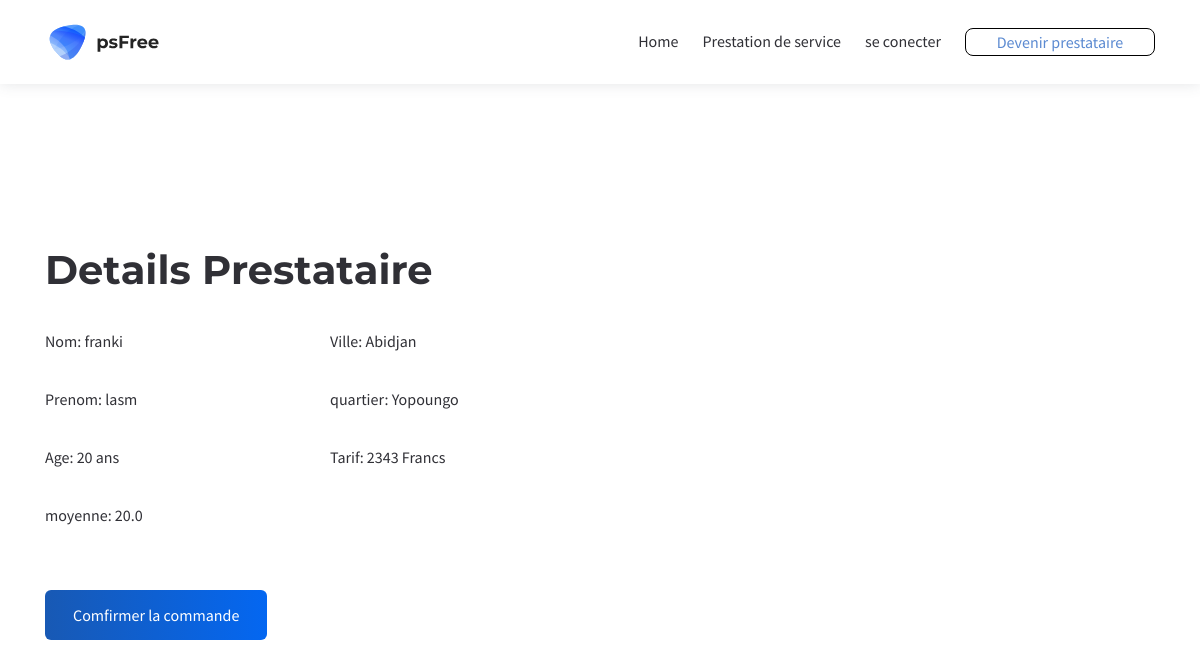
Page /taskivoire/commander/client_details/3 on the committed database.
### mainoeuvre/models.py (models this page shows, shortened)
class Prestataire(models.Model):
    user = models.OneToOneField(CustomUser, on_delete=models.CASCADE)
    services = models.ForeignKey(Service, on_delete= models.CASCADE, default = None)
    ville = models.ForeignKey(Ville, on_delete=models.CASCADE, default=1)
    quartier = models.ForeignKey(Quartier, on_delete=models.CASCADE, default=1)
    prix = models.IntegerField()
    photo = models.ImageField(upload_to='photo')
    est_disponible = models.BooleanField(default=True)
    def calculer_moyenne_notes(self):
        commandes = Commande.objects.filter(prestataire=self)
        notes = [commande.note for commande in commandes if commande.note is not None]
        if notes:
            moyenne = sum(notes) / len(notes)
            return moyenne
        else:
            return None

class CustomUser(AbstractUser):
    is_prestataire = models.BooleanField(default=False)
    is_commandeur = models.BooleanField(default=False)
    numero = models.CharField(max_length=15)

class Ville(models.Model):
    nom = models.CharField(max_length=30)
    def __str__(self):
        return self.nom

class Quartier(models.Model):
    nom = models.CharField(max_length=30)
    def __str__(self):
        return self.nom

### mainoeuvre/views.py (the view)
# urls.py: path('commander/client_details/<int:id_prestataire>', views.prestataire_details, name='details'),
def prestataire_details(request, id_prestataire):
    prestataire = get_object_or_404(Prestataire, id=id_prestataire)
    note = prestataire.calculer_moyenne_notes()
    return render(request, 'gestion/details.html', {'prestataire': prestataire, 'moyenne':note})

### mainoeuvre/templates/gestion/details.html (shortened to what this page needs)
{% load static %}
<!DOCTYPE html>
<html lang="en">
<head>
    <link rel="stylesheet" href="{% static 'css/prestataire.css' %}">
    <link rel="stylesheet" href="{% static '/css/bootstrap-grid.css' %}">
    <link rel="stylesheet" href="{% static '/css/style.css' %}">
</head>
<body>
<main class="main">
	<div class="main-inner">
            <header class="header header-minimal">
                <nav class="header-fixed">
                    <div class="container">
                        <div class="row flex-nowrap align-items-center justify-content-between">
                            <div class="col-auto header-fixed-col logo-wrapper">
                                <a href="index.html" class="logo" title="PathSoft">
                                    <img src="{% static '/img/logo.svg' %}" width="115" height="36" alt="PathSoft">
                                </a>
                            </div>
                            <div class="col-auto col-xl col-static header-fixed-col d-none d-xl-block">
                                <div class="row flex-nowrap align-items-center justify-content-end">
                                    <div class="col header-fixed-col d-none d-xl-block col-static">
            <nav class="main-mnu">
                {% if user.is_authenticated and user.is_prestataire %}
                <ul class="main-mnu-list">
                    <li>
                        <a href="index.html" data-title="Home">
                            <span>Home</span>
                        </a>
                    </li>
                    <!-- <li>
                        <a href="services.html" data-title="Prestation de service">
                            <span>Prestation de service</span>
                        </a>
                    </li> -->
                    <li>
                        <a href="{% url 'deco' %}" data-title="deconexion">
                            <span>deconexion</span>
                        </a>
                    </li>
                    <li>
                        <a class="buttons" style="color: #5B8AD1;" href="{% url 'prestForm' %}">Tableau de bord</a>
                    </li>
                </ul>
                {% else %}
                <ul class="main-mnu-list">
                    <li>
                        <a href="index.html" data-title="Home">
                            <span>Home</span>
                        </a>
                    </li>
                    <li>
                        <a href="services.html" data-title="Prestation de service">
                            <span>Prestation de service</span>
                        </a>
                    </li>
                    <li>
                        <a href="{% url 'login' %}" data-title="se conecter">
                            <span>se conecter</span>
                        </a>
                    </li>
                    <li>
                        <a class="buttons" style="color: #5B8AD1;" href="{% url 'prestForm' %}">Devenir prestataire</a>
                    </li>
                </ul>
                {% endif %}
            </nav>
                                    </div>
                                </div>
                            </div>
                        </div>
                    </div>
                </nav>
            </header>
</div>
    <div class="container col" style="align-items: center; justify-content: center;">
        <h1>Details Prestataire</h1>
        <div class="details row">
            <div class="col-lg-3 col-md-6 col-12 item">
                    <p>Nom: {{prestataire.user.first_name}}</p>
                    <p>Prenom: {{prestataire.user.last_name}}</p>
                    <p>Age: 20 ans</p>
                    <p>moyenne: {{moyenne}}</p>
            </div>
            <div class="col-lg-3 col-md-6 col-12 item">
                <p>Ville: {{prestataire.ville}}</p>
                <p>quartier: {{prestataire.quartier}}</p>
                <p>Tarif: {{prestataire.prix}} Francs</p>
            </div>
        </div>
        <form action="{% url 'commande' prestataire.id %}"  method="post">
            <button class="btn btn-primary btn-commande" type="submit">Comfirmer la commande</button>
        </form>
    </div>
</main>
</body>
</html>

### mainoeuvre/static/css/prestataire.css (style rules this page uses)
body { font-size: 17px; display: flex; align-items: center; justify-content: center; }

### rows in the picture
Prestataire: user.first_name "franki", user.last_name "lasm", ville "Abidjan", quartier "Yopoungo", prix "2343"

### other values in the picture
{{ moyenne }} "20.0"
